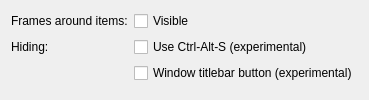
     <widget class="QWidget" name="page_27">
      <layout class="QFormLayout" name="formLayout_21">
       <item row="0" column="0">
        <widget class="QLabel" name="label_90">
         <property name="text">
          <string>Frames around items:</string>
         </property>
        </widget>
       </item>
       <item row="0" column="1">
        <widget class="QCheckBox" name="drawStatusBarFrames">
         <property name="toolTip">
          <string>&lt;p&gt;Controls whether Vanish should draw frames around items in statusbars.</string>
         </property>
         <property name="text">
          <string>Visible</string>
         </property>
        </widget>
       </item>
       <item row="1" column="0">
        <widget class="QLabel" name="label_91">
         <property name="text">
          <string>Hiding:</string>
         </property>
        </widget>
       </item>
       <item row="1" column="1">
        <widget class="QCheckBox" name="statusbarHiding_keyboard">
         <property name="toolTip">
          <string>&lt;p&gt;If enabled, statusbars may be hidden (and re-shown), by using the 'Ctrl-Alt-S' key combination.</string>
         </property>
         <property name="text">
          <string>Use Ctrl-Alt-S (experimental)</string>
         </property>
        </widget>
       </item>
       <item row="2" column="1">
        <widget class="QCheckBox" name="statusbarHiding_kwin">
         <property name="toolTip">
          <string>&lt;p&gt;If enabled, statusbars may be hidden (and re-shown), by using a special button in the Vanish kwin decoration.</string>
         </property>
         <property name="text">
          <string>Window titlebar button (experimental)</string>
         </property>
        </widget>
       </item>
      </layout>
     </widget>
